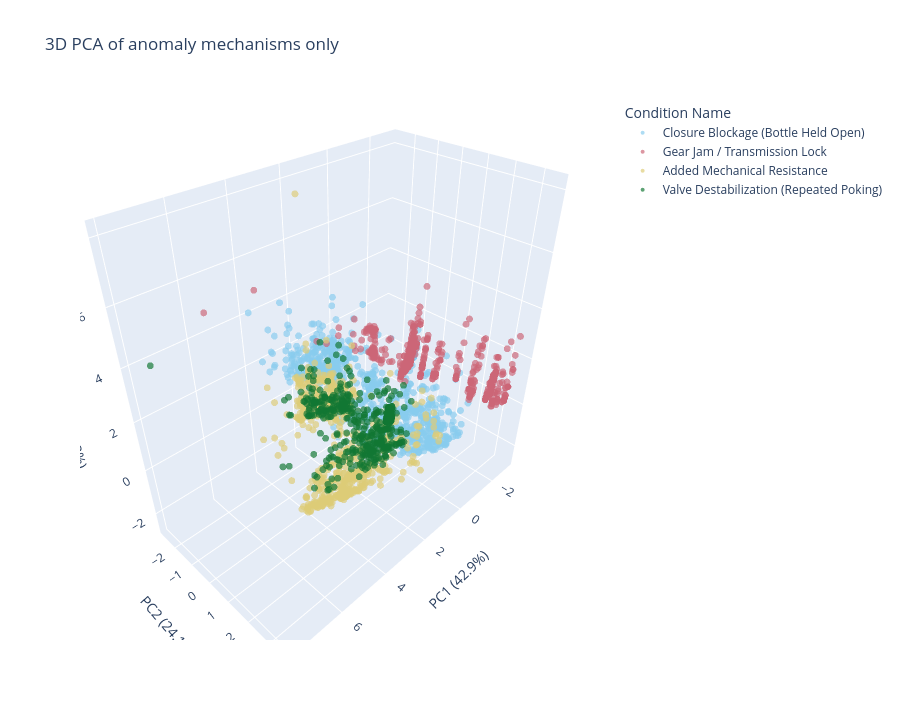

The cell this chart's notebook holds for it:
### Markdown cell above
## 3D PCA: anomaly types only

This removes the normal cluster so the relative separation between anomaly mechanisms is easier to inspect.

### Code cell
anomaly_only = df[df["condition_family"] == "Anomaly"].copy()
anomaly_explained = plot_pca_3d(anomaly_only, "condition_name", "3D PCA of anomaly mechanisms only")
pd.Series(anomaly_explained, index=["PC1", "PC2", "PC3"], name="explained_variance_ratio").round(3)

### Figure 1 — Plotly figure (JSON) as saved in the notebook; plotly's stock layout.template omitted (floating-point values rounded to 4 significant figures; data arrays with more than 128 entries replaced by an {"elided": "..."} marker saying what was removed)
{"data": [{"customdata": {"elided": "773x6 mixed values"}, "hovertemplate": "condition_name=%{customdata[1]}<br>condition_family=%{customdata[0]}<br>source_file=%{customdata[2]}<br>power_W=%{customdata[3]:.3f}<br>motor_torque_Nmm=%{customdata[4]:.3f}<br>abs_position_error_pct=%{customdata[5]:.3f}<extra></extra>", "legendgroup": "Closure Blockage (Bottle Held Open)", "marker": {"color": "rgb(136, 204, 238)", "opacity": 0.68, "size": 4, "symbol": "circle"}, "mode": "markers", "name": "Closure Blockage (Bottle Held Open)", "scene": "scene", "showlegend": true, "type": "scatter3d", "x": {"elided": "773 float values"}, "y": {"elided": "773 float values"}, "z": {"elided": "773 float values"}}, {"customdata": {"elided": "1009x6 mixed values"}, "hovertemplate": "condition_name=%{customdata[1]}<br>condition_family=%{customdata[0]}<br>source_file=%{customdata[2]}<br>power_W=%{customdata[3]:.3f}<br>motor_torque_Nmm=%{customdata[4]:.3f}<br>abs_position_error_pct=%{customdata[5]:.3f}<extra></extra>", "legendgroup": "Gear Jam / Transmission Lock", "marker": {"color": "rgb(204, 102, 119)", "opacity": 0.68, "size": 4, "symbol": "circle"}, "mode": "markers", "name": "Gear Jam / Transmission Lock", "scene": "scene", "showlegend": true, "type": "scatter3d", "x": {"elided": "1009 float values"}, "y": {"elided": "1009 float values"}, "z": {"elided": "1009 float values"}}, {"customdata": {"elided": "654x6 mixed values"}, "hovertemplate": "condition_name=%{customdata[1]}<br>condition_family=%{customdata[0]}<br>source_file=%{customdata[2]}<br>power_W=%{customdata[3]:.3f}<br>motor_torque_Nmm=%{customdata[4]:.3f}<br>abs_position_error_pct=%{customdata[5]:.3f}<extra></extra>", "legendgroup": "Added Mechanical Resistance", "marker": {"color": "rgb(221, 204, 119)", "opacity": 0.68, "size": 4, "symbol": "circle"}, "mode": "markers", "name": "Added Mechanical Resistance", "scene": "scene", "showlegend": true, "type": "scatter3d", "x": {"elided": "654 float values"}, "y": {"elided": "654 float values"}, "z": {"elided": "654 float values"}}, {"customdata": {"elided": "553x6 mixed values"}, "hovertemplate": "condition_name=%{customdata[1]}<br>condition_family=%{customdata[0]}<br>source_file=%{customdata[2]}<br>power_W=%{customdata[3]:.3f}<br>motor_torque_Nmm=%{customdata[4]:.3f}<br>abs_position_error_pct=%{customdata[5]:.3f}<extra></extra>", "legendgroup": "Valve Destabilization (Repeated Poking)", "marker": {"color": "rgb(17, 119, 51)", "opacity": 0.68, "size": 4, "symbol": "circle"}, "mode": "markers", "name": "Valve Destabilization (Repeated Poking)", "scene": "scene", "showlegend": true, "type": "scatter3d", "x": {"elided": "553 float values"}, "y": {"elided": "553 float values"}, "z": {"elided": "553 float values"}}], "layout": {"height": 720, "legend": {"title": {"text": "Condition Name"}, "tracegroupgap": 0}, "scene": {"domain": {"x": [0, 1], "y": [0, 1]}, "xaxis": {"title": {"text": "PC1 (42.9%)"}}, "yaxis": {"title": {"text": "PC2 (24.1%)"}}, "zaxis": {"title": {"text": "PC3 (10.2%)"}}}, "title": {"text": "3D PCA of anomaly mechanisms only"}}}
